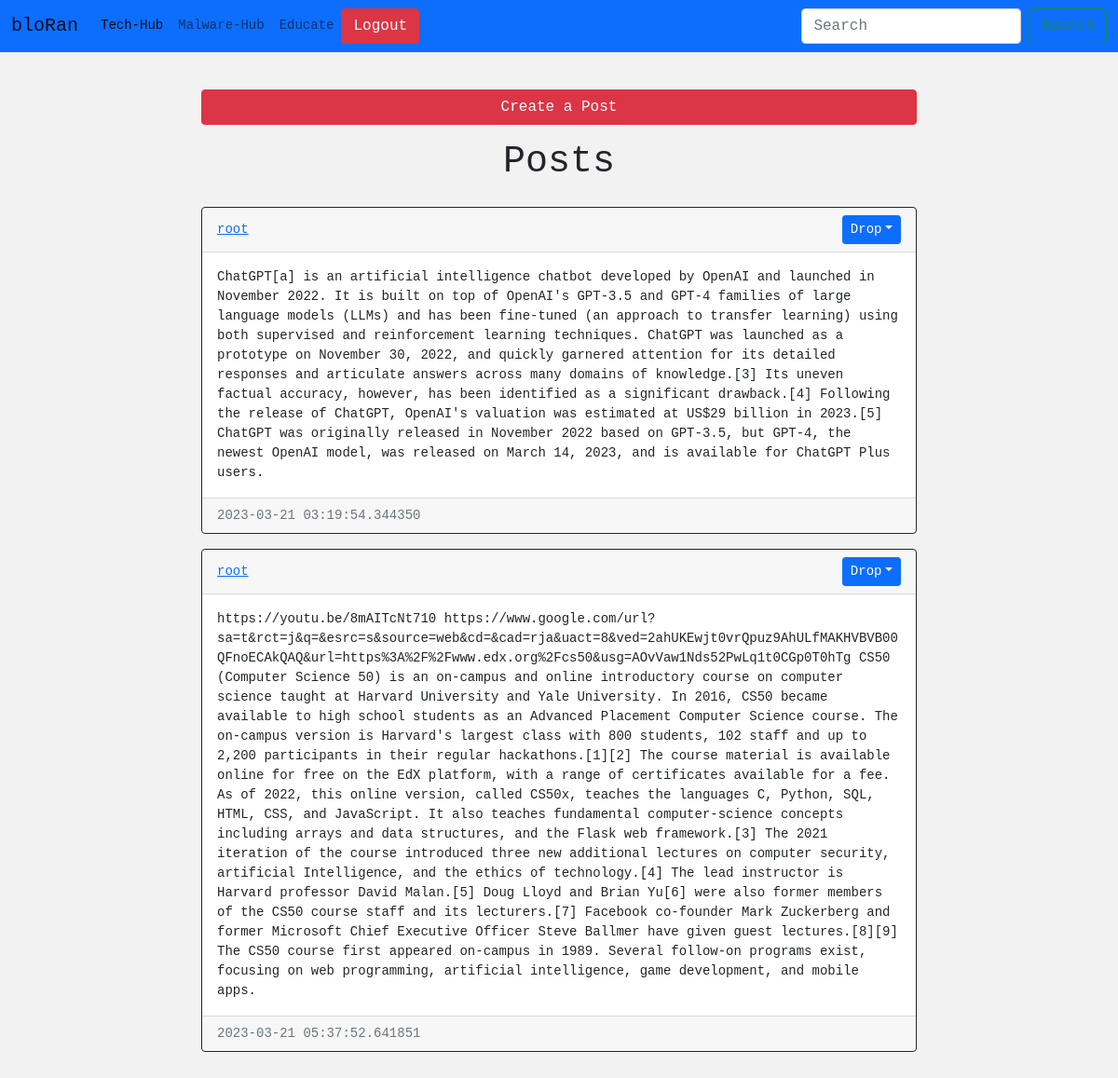
Page /educate (signed in) on the committed database.
### webapp/app.py (models this page shows, shortened)
class Post(db.Model):
    id = db.Column(db.Integer, primary_key=True)
    text =db.Column(db.Text, nullable=False)
    date_created = db.Column(db.DateTime, default=datetime.utcnow)
    author = db.Column(db.Integer, db.ForeignKey('user.id', ondelete="CASCADE"), nullable=False)

class User(db.Model, UserMixin):
    id = db.Column(db.Integer, primary_key=True)
    username = db.Column(db.String, unique=True, nullable=False)
    email = db.Column(db.String)
    password = db.Column(db.String, unique=True, nullable=False)
    date_created = db.Column(db.DateTime, default=datetime.utcnow)
    post = db.relationship('Post', backref='user', passive_deletes=True)
    with app.app_context():
        db.create_all()

### webapp/app.py (the view)
@app.route("/educate", methods=['GET', 'POST'])
@login_required
def educate():
    posts = Post.query.all()
    return render_template("educate.html", title="Educate", user=current_user, posts=posts)

### webapp/app.py (called while the page is built)
@login_manager.user_loader
def load_user(user_id):
    try:
        return User.query.get(int(user_id))
    except:
        return None

### webapp/templates/educate.html (shortened to what this page needs)
{% extends 'layout.html' %}
{% block content %}
<div class="container my-4">
    <a href="{{ url_for('write') }}" class="btn btn-danger d-block mx-auto mb-3" >Create a Post</a>
    <h1 class="text-center mb-4">Posts</h1>
    <div id="posts">
        {% for post in posts %}
            <div class="card border-dark mb-3">
                <div class="card-header d-flex justify-content-between align-items-center">
                    <a href="/posts/{{ post.user.username }}">{{ post.user.username }}</a>
                    {% if user.id == post.author %}
                    <div class="btn-group">
                        <button type="button" class="btn btn-sm btn-primary dropdown-toggle" data-bs-toggle="dropdown">Drop</button>
                    </div>
                    {% endif %}
                </div>
                <div class="card-body">
                    <div class="card-text">{{ post.text }}</div>
                </div>
                <div class="card-footer text-muted">{{ post.date_created }}</div>
            </div>
        {% endfor %}
    </div>
</div>
{% endblock content %}

### webapp/templates/layout.html (shortened to what this page needs)
<!DOCTYPE html>
<html lang="en">
  <head>
    <link
      href="{{ url_for('static', filename = 'css/bootstrap.min.css')}}"
      rel="stylesheet"
    />
  </head>
  <body>
    <nav
      class="navbar navbar-expand-lg navbar-light bg-primary"
      style="background-color: #3a0fb3"
    >
      <div class="container-fluid">
        <a class="navbar-brand" href="/home">bloRan</a>
        <div class="collapse navbar-collapse" id="navbarSupportedContent">
          <ul class="navbar-nav me-auto mb-2 mb-lg-0">
            <li class="nav-item">
              <a class="nav-link active" aria-current="page" href="/tech"
                >Tech-Hub</a
              >
            </li>
            <li class="nav-item">
              <a class="nav-link" href="/malware">Malware-Hub</a>
            </li>
            <li class="nav-item">
              <a class="nav-link" href="/educate">Educate</a>
            </li>
            <a href="{{ url_for('logout') }}" class="btn btn-danger" align="left">Logout</a>
          </ul>
          <form class="d-flex">
            <input
              class="form-control me-2"
              type="search"
              placeholder="Search"
              aria-label="Search"
            />
            <button class="btn btn-outline-success" type="submit">
            </button>
          </form>
        </div>
      </div>
    </nav>
     {% block content %} {%
    endblock content %}
  </body>
</html>

### webapp/templates/layout.html (style rules this page uses)
body { background-color: #f2f2f2; font-family: "OCR A Std", monospace; font-size: 14px; line-height: 1.5; margin: 0; padding: 0; }
.container { max-width: 800px; margin: 0 auto; padding: 1rem; }

### rows in the picture
Post: user.username "root", text "ChatGPT[a] is an artificial intelligence chatbot developed by OpenAI and launched in November 2022. It is built on top of OpenAI's GPT-3.5 and GPT-4 families of large language models (LLMs) and has been fine-tuned (an approach to transfer learning) using both supervised and reinforcement learning techniques. ChatGPT was launched as a prototype on November 30, 2022, and quickly garnered attention for its detailed responses and articulate answers across many domains of knowledge.[3] Its uneven factual accuracy, however, has been identified as a significant drawback.[4] Following the release of ChatGPT, OpenAI's valuation was estimated at US$29 billion in 2023.[5] ChatGPT was originally…", date_created "2023-03-21 03:19:54.344350"
Post: user.username "root", text "https://youtu.be/8mAITcNt710 https://www.google.com/url?sa=t&rct=j&q=&esrc=s&source=web&cd=&cad=rja&uact=8&ved=2ahUKEwjt0vrQpuz9AhULfMAKHVBVB00QFnoECAkQAQ&url=https%3A%2F%2Fwww.edx.org%2Fcs50&usg=AOvVaw1Nds52PwLq1t0CGp0T0hTg CS50 (Computer Science 50) is an on-campus and online introductory course on computer science taught at Harvard University and Yale University. In 2016, CS50 became available to high school students as an Advanced Placement Computer Science course. The on-campus version is Harvard's largest class with 800 students, 102 staff and up to 2,200 participants in their regular hackathons.[1][2] The course material is available online for free on the EdX platform, with a range…", date_created "2023-03-21 05:37:52.641851"
